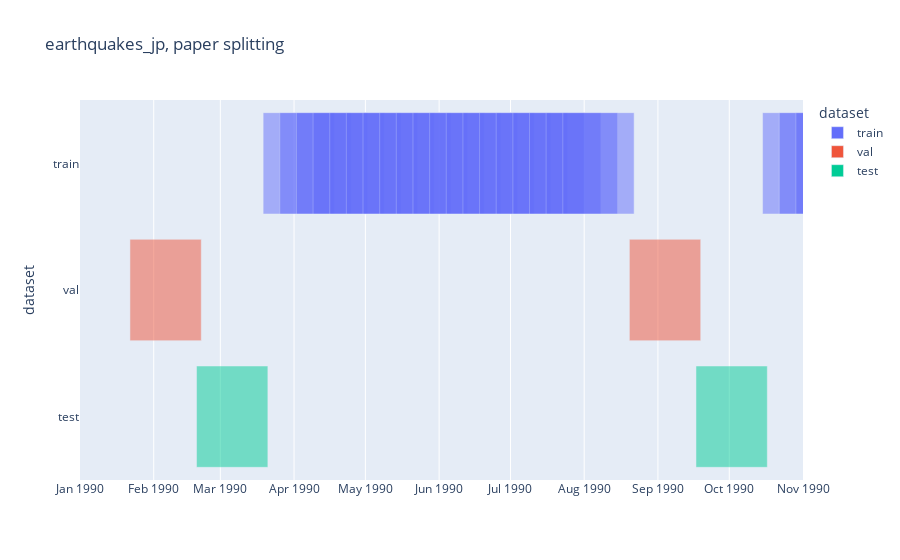

Here is the notebook cell this chart was saved with:
### Code cell
plot_timeline(
    train_set, val_set, test_set, 
    xlim=[datetime.date(1990, 1, 1), datetime.date(1990, 11, 1)],
    title=f"{data}, paper splitting",
    save_dir=PLOTLY_SAVE_DIR
)

### Figure 1 — Plotly figure (JSON) as saved in the notebook; plotly's stock layout.template omitted (floating-point values rounded to 4 significant figures; data arrays with more than 128 entries replaced by an {"elided": "..."} marker saying what was removed)
{"data": [{"alignmentgroup": "True", "base": {"elided": "950 str values"}, "hovertemplate": "dataset=%{y}<br>start=%{base}<br>finish=%{x}<extra></extra>", "legendgroup": "train", "marker": {"color": "#636efa", "opacity": 0.5, "pattern": {"shape": ""}}, "name": "train", "offsetgroup": "train", "orientation": "h", "showlegend": true, "textposition": "auto", "type": "bar", "x": {"elided": "950 int values"}, "xaxis": "x", "y": {"elided": "950 str values"}, "yaxis": "y"}, {"alignmentgroup": "True", "base": ["1990-01-22", "1990-08-20", "1991-03-18", "1991-10-14", "1992-05-11", "1992-12-07", "1993-07-05", "1994-01-31", "1994-08-29", "1995-03-27", "1995-10-23", "1996-05-20", "1996-12-16", "1997-07-14", "1998-02-09", "1998-09-07", "1999-04-05", "1999-11-01", "2000-05-29", "2000-12-25", "2001-07-23", "2002-02-18", "2002-09-16", "2003-04-14", "2003-11-10", "2004-06-07", "2005-01-03", "2005-08-01", "2006-02-27", "2006-09-25", "2007-04-23", "2007-11-19", "2008-06-16", "2009-01-12", "2009-08-10", "2010-03-08", "2010-10-04", "2012-07-02", "2013-01-28", "2013-08-26", "2014-03-24", "2014-10-20", "2015-05-18", "2015-12-14", "2016-07-11", "2017-02-06", "2017-09-04", "2018-04-02", "2018-10-29", "2019-05-27"], "hovertemplate": "dataset=%{y}<br>start=%{base}<br>finish=%{x}<extra></extra>", "legendgroup": "val", "marker": {"color": "#EF553B", "opacity": 0.5, "pattern": {"shape": ""}}, "name": "val", "offsetgroup": "val", "orientation": "h", "showlegend": true, "textposition": "auto", "type": "bar", "x": [2592000000, 2592000000, 2592000000, 2592000000, 2592000000, 2592000000, 2592000000, 2592000000, 2592000000, 2592000000, 2592000000, 2592000000, 2592000000, 2592000000, 2592000000, 2592000000, 2592000000, 2592000000, 2592000000, 2592000000, 2592000000, 2592000000, 2592000000, 2592000000, 2592000000, 2592000000, 2592000000, 2592000000, 2592000000, 2592000000, 2592000000, 2592000000, 2592000000, 2592000000, 2592000000, 2592000000, 2592000000, 2592000000, 2592000000, 2592000000, 2592000000, 2592000000, 2592000000, 2592000000, 2592000000, 2592000000, 2592000000, 2592000000, 2592000000, 2592000000], "xaxis": "x", "y": ["val", "val", "val", "val", "val", "val", "val", "val", "val", "val", "val", "val", "val", "val", "val", "val", "val", "val", "val", "val", "val", "val", "val", "val", "val", "val", "val", "val", "val", "val", "val", "val", "val", "val", "val", "val", "val", "val", "val", "val", "val", "val", "val", "val", "val", "val", "val", "val", "val", "val"], "yaxis": "y"}, {"alignmentgroup": "True", "base": ["1990-02-19", "1990-09-17", "1991-04-15", "1991-11-11", "1992-06-08", "1993-01-04", "1993-08-02", "1994-02-28", "1994-09-26", "1995-04-24", "1995-11-20", "1996-06-17", "1997-01-13", "1997-08-11", "1998-03-09", "1998-10-05", "1999-05-03", "1999-11-29", "2000-06-26", "2001-01-22", "2001-08-20", "2002-03-18", "2002-10-14", "2003-05-12", "2003-12-08", "2004-07-05", "2005-01-31", "2005-08-29", "2006-03-27", "2006-10-23", "2007-05-21", "2007-12-17", "2008-07-14", "2009-02-09", "2009-09-07", "2010-04-05", "2012-01-02", "2012-07-30", "2013-02-25", "2013-09-23", "2014-04-21", "2014-11-17", "2015-06-15", "2016-01-11", "2016-08-08", "2017-03-06", "2017-10-02", "2018-04-30", "2018-11-26", "2019-06-24"], "hovertemplate": "dataset=%{y}<br>start=%{base}<br>finish=%{x}<extra></extra>", "legendgroup": "test", "marker": {"color": "#00cc96", "opacity": 0.5, "pattern": {"shape": ""}}, "name": "test", "offsetgroup": "test", "orientation": "h", "showlegend": true, "textposition": "auto", "type": "bar", "x": [2592000000, 2592000000, 2592000000, 2592000000, 2592000000, 2592000000, 2592000000, 2592000000, 2592000000, 2592000000, 2592000000, 2592000000, 2592000000, 2592000000, 2592000000, 2592000000, 2592000000, 2592000000, 2592000000, 2592000000, 2592000000, 2592000000, 2592000000, 2592000000, 2592000000, 2592000000, 2592000000, 2592000000, 2592000000, 2592000000, 2592000000, 2592000000, 2592000000, 2592000000, 2592000000, 2592000000, 2592000000, 2592000000, 2592000000, 2592000000, 2592000000, 2592000000, 2592000000, 2592000000, 2592000000, 2592000000, 2592000000, 2592000000, 2592000000, 2592000000], "xaxis": "x", "y": ["test", "test", "test", "test", "test", "test", "test", "test", "test", "test", "test", "test", "test", "test", "test", "test", "test", "test", "test", "test", "test", "test", "test", "test", "test", "test", "test", "test", "test", "test", "test", "test", "test", "test", "test", "test", "test", "test", "test", "test", "test", "test", "test", "test", "test", "test", "test", "test", "test", "test"], "yaxis": "y"}], "layout": {"barmode": "overlay", "legend": {"title": {"text": "dataset"}, "tracegroupgap": 0}, "title": {"text": "earthquakes_jp, paper splitting"}, "xaxis": {"anchor": "y", "domain": [0, 1], "range": ["1990-01-01", "1990-11-01"], "type": "date"}, "yaxis": {"anchor": "x", "categoryarray": ["test", "val", "train"], "categoryorder": "array", "domain": [0, 1], "title": {"text": "dataset"}}}}
